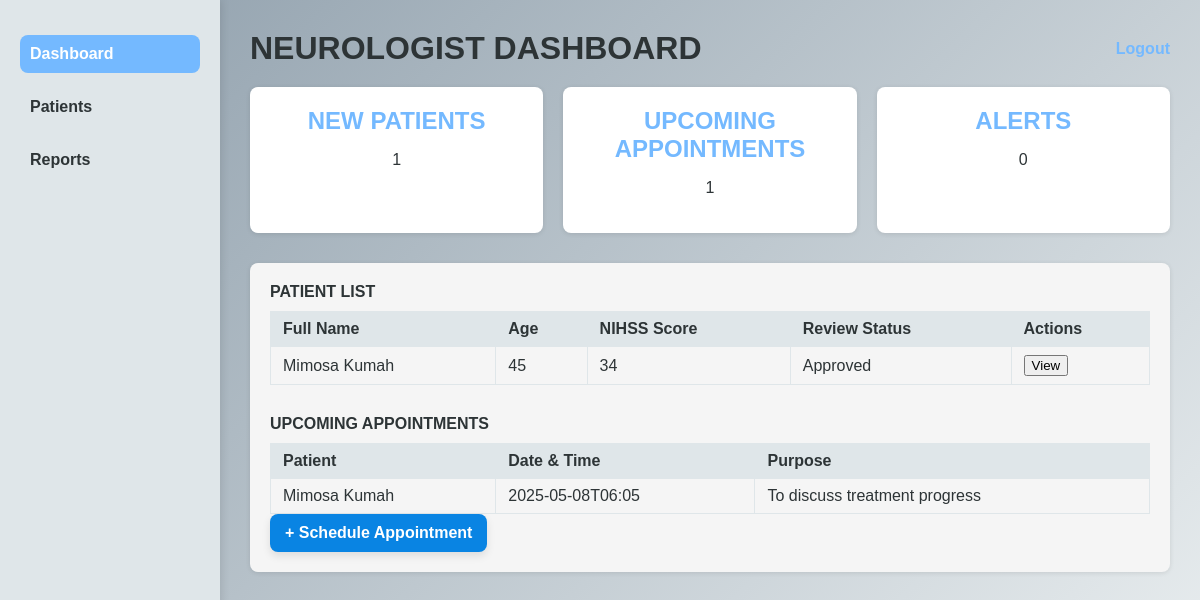
Page /neurologist_dashboard on the earlier database version.
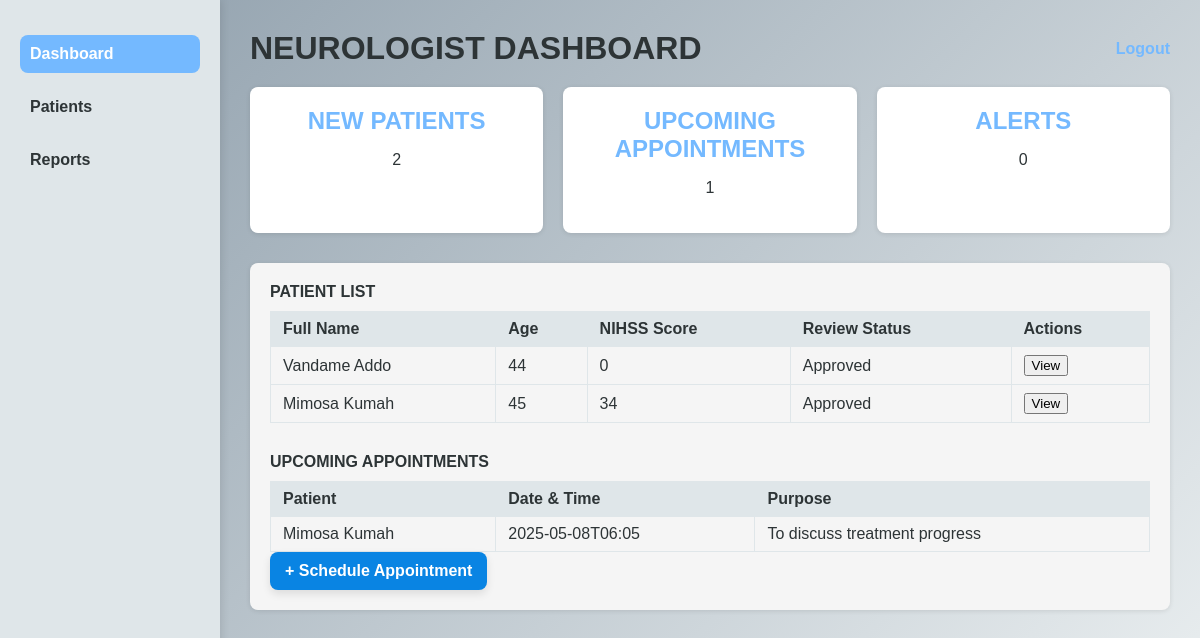
Same page on the later database version.
### app.py (models this page shows)
class Patient(db.Model):
    id = db.Column(db.Integer, primary_key=True)
    fullname = db.Column(db.String(300))
    age = db.Column(db.Integer)
    sex = db.Column(db.String(300))
    arrival = db.Column(db.Integer)
    systolic = db.Column(db.Integer)
    diastolic = db.Column(db.Integer)
    heart_rate = db.Column(db.Integer)
    temperature = db.Column(db.Integer)
    oxygen_saturation = db.Column(db.Integer)
    glucose = db.Column(db.Integer)
    current_medications = db.Column(db.String(300))
    allergies = db.Column(db.String(300))
    stroke_history = db.Column(db.String(500))
    medical_history = db.Column(db.String(500))
    radiologist_notes =db.Column(db.String(500))
    nhiss_score = db.Column(db.Integer)
    radiologist_notes = db.Column(db.String(500))
    diagnosis = db.Column(db.String(500))
    treatment = db.Column(db.String(500))
    neuro_approved = db.Column(db.Boolean, default=False)

class Appointment(db.Model):
    id = db.Column(db.Integer, primary_key=True)
    patient_id = db.Column(db.Integer, db.ForeignKey('patient.id'), nullable=False)
    datetime = db.Column(db.String(100), nullable=False)
    purpose = db.Column(db.String(300), nullable=False)
    notes = db.Column(db.String(500))
    status = db.Column(db.String(50), default='Scheduled')
    patient = db.relationship('Patient', backref='appointments')

### app.py (the view)
@app.route('/neurologist_dashboard')
def neurologist_dashboard():
    new_patients = Patient.query.count()
    patients = Patient.query.order_by(Patient.id.desc()).limit(10).all()
    appointments = Appointment.query.filter_by(status='Scheduled').order_by(Appointment.datetime.asc()).limit(10).all()
    upcoming_appointments_count = Appointment.query.filter_by(status='Scheduled').count()
    alerts=0
    return render_template(
        'neurologist_dashboard.html',
        new_patients=new_patients,
        alerts=alerts,
        patients=patients,
        appointments = appointments,
        upcoming_appointments=upcoming_appointments_count,
    )

### templates/neurologist_dashboard.html (shortened to what this page needs)
<!DOCTYPE html>
<html lang="en">
<head>
</head>
<body>
  <div class="container">
    <div class="sidebar">
      <a href="#" class="active">Dashboard</a>
      <a href="/patient_list">Patients</a>
      <a href="/patients_report">Reports</a>
    </div>
    <div class="main-content">
      <div class="header">
        <h1>NEUROLOGIST DASHBOARD</h1>
        <a href="/login" class="logout">Logout</a>
      </div>
      <div class="card-group">
        <div class="card">
          <h2>NEW PATIENTS</h2>
          <p>{{ new_patients }}</p>
        </div>
        <div class="card">
          <h2>UPCOMING APPOINTMENTS</h2>
          <p>{{ upcoming_appointments }}</p>
        </div>
        <div class="card">
          <h2>ALERTS</h2>
          <p>0</p>
        </div>
      </div>
      <div class="section flex-grid">
  <div class="table-container">
    <div class="section-title">PATIENT LIST</div>
    <table>
      <thead>
        <tr>
          <th>Full Name</th>
          <th>Age</th>
          <th>NIHSS Score</th>
          <th>Review Status</th>
          <th>Actions</th>
        </tr>
      </thead>
      <tbody>
        {% for patient in patients %}
        <tr>
          <td>{{ patient.fullname }}</td>
          <td>{{ patient.age }}</td>
          <td>{{ patient.nhiss_score }}</td>
          <td>
            {% if patient.neuro_approved %}
              <span class="badge stable">Approved</span>
            {% else %}
              <span class="badge critical">Pending Review</span>
            {% endif %}
          </td>
          <td>
            <a href="{{ url_for('view_patient', patient_id=patient.id) }}">
              <button class="btn-view">View</button>
            </a>
          </td>
        </tr>
        {% endfor %}
      </tbody>
    </table>
    <div class="section-title" style="margin-top: 30px;">UPCOMING APPOINTMENTS</div>
    <table>
      <thead>
        <tr>
          <th>Patient</th>
          <th>Date & Time</th>
          <th>Purpose</th>
        </tr>
      </thead>
      <tbody>
        {% for app in appointments %}
        <tr>
          <td>{{ app.patient.fullname }}</td>
          <td>{{ app.datetime }}</td>
          <td>{{ app.purpose }}</td>
        </tr>
        {% else %}
        <tr>
          <td colspan="3">No upcoming appointments scheduled.</td>
        </tr>
        {% endfor %}
      </tbody>
    </table>
    <a href="{{ url_for('schedule_appointment') }}" class="schedule-btn">+ Schedule Appointment</a>
  </div>

### templates/neurologist_dashboard.html (style rules this page uses)
* { box-sizing: border-box; }
body { font-family: 'Poppins', Arial, sans-serif; margin: 0; background: linear-gradient(135deg, #8e9eab, #eef2f3); color: #333; }
.container { display: flex; }
.sidebar { width: 220px; background-color: #dfe6e9; min-height: 100vh; padding: 20px; box-shadow: 2px 0 8px rgba(0, 0, 0, 0.1); }
.sidebar a { display: block; margin: 15px 0; text-decoration: none; color: #2d3436; font-weight: bold; padding: 10px; border-radius: 8px; transition: background-color 0.3s ease; }
.sidebar a:hover, .sidebar a.active { background-color: #74b9ff; color: #fff; }
.main-content { flex: 1; padding: 30px; }
.header { display: flex; justify-content: space-between; align-items: center; margin-bottom: 20px; }
.header h1 { margin: 0; color: #2d3436; }
.logout { text-decoration: none; color: #74b9ff; font-weight: bold; transition: color 0.3s ease; }
.card-group { display: flex; gap: 20px; margin: 20px 0; }
.card { background-color: #ffffff; padding: 20px; border-radius: 8px; box-shadow: 0 1px 5px rgba(0, 0, 0, 0.1); flex: 1; text-align: center; color: #2d3436; }
.card h2 { margin: 0 0 10px; color: #74b9ff; }
.section { margin-top: 30px; }
.section-title { margin-bottom: 10px; font-weight: bold; color: #2d3436; }
.flex-grid { display: flex; gap: 20px; }
.table-container, .chart-container, .message-box { flex: 1; background-color: #f5f5f5; padding: 20px; border-radius: 8px; box-shadow: 0 1px 5px rgba(0, 0, 0, 0.1); color: #2d3436; }
table { width: 100%; border-collapse: collapse; color: #2d3436; }
th, td { border: 1px solid #dfe6e9; padding: 8px 12px; text-align: left; }
th { background-color: #dfe6e9; }
.schedule-btn { display: inline-block; background-color: #0984e3; color: white; padding: 10px 15px; font-size: 16px; font-weight: bold; border: none; border-radius: 8px; box-shadow: 0 4px 8px rgba(0, 0, 0, 0.1); text-decoration: none; transition: background-color 0.3s ease; }

Differences in the rows shown:
added Patient: fullname "Vandame Addo", age "44", nhiss_score "0", neuro_approved "Approved"
Other differences:
{{ new_patients }}: "1" → "2"
